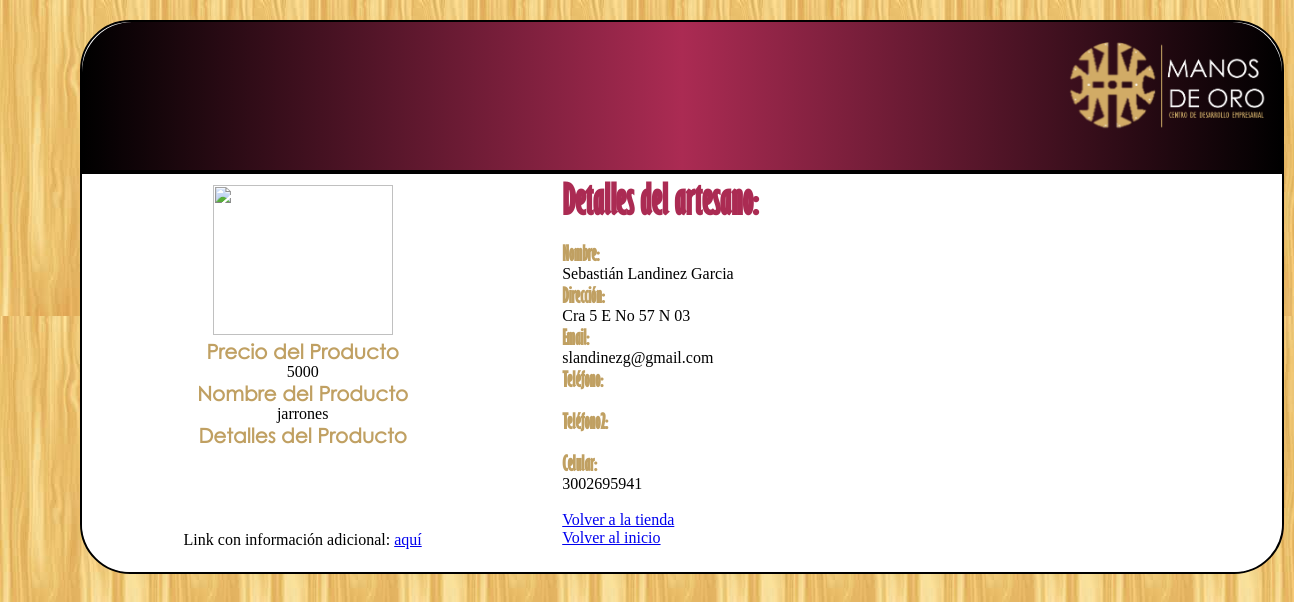
/Interfaces/verDetalles.php?id=54, run on the app's committed database.
### tables this page shows
CREATE TABLE IF NOT EXISTS `producto` (
`idproducto` int(11) NOT NULL,
  `nombproducto` varchar(300) NOT NULL,
  `descripcion` varchar(30) NOT NULL,
  `link` varchar(150) DEFAULT NULL,
  `idartesano` int(11) NOT NULL,
  `aceptado` tinyint(4) NOT NULL,
  `empresa` varchar(150) NOT NULL,
  `nroenvio` varchar(30) NOT NULL,
  `notificado` int(11) NOT NULL,
  `stock` int(11) DEFAULT NULL,
  `ventas` int(11) DEFAULT NULL,
  `formatofoto` int(11) DEFAULT NULL,
  `precio` int(11) NOT NULL DEFAULT '0',
  `mostrar` int(11) NOT NULL,
  `fecha` date NOT NULL,
  `comision` float NOT NULL
);

CREATE TABLE IF NOT EXISTS `artesano` (
`idArtesano` int(11) NOT NULL,
  `TipoDoc` int(11) NOT NULL,
  `NroDoc` varchar(30) NOT NULL,
  `password` varchar(40) NOT NULL,
  `direccion` varchar(200) NOT NULL,
  `telefono` varchar(30) NOT NULL,
  `telefono2` varchar(25) NOT NULL,
  `username` varchar(30) DEFAULT NULL,
  `estado` int(11) NOT NULL,
  `nombre` varchar(200) NOT NULL,
  `celular` varchar(20) NOT NULL,
  `email` varchar(70) NOT NULL,
  `certificacion` tinyint(4) NOT NULL,
  `nivelestudio` int(11) NOT NULL,
  `aprendices` text,
  `cursos` text,
  `formatofoto` int(11) DEFAULT NULL,
  `departamento` varchar(22) NOT NULL,
  `ciudad` varchar(22) NOT NULL
);

### Librerias/Datasource.php (called while the page is built, shortened)
<?php
class Datasource {
        var $dbLink;
       function Datasource($dbHost, $dbName, $dbuser, $dbpasswd) {
                $this->dbLink = mysql_connect ($dbHost, $dbuser, $dbpasswd);
	}
        function execute($sql) {
                $result = mysql_query($sql, $this->dbLink);
                return $result;
        }
        function nextRow ($result) {
                $row = mysql_fetch_array($result);
                return $row;
        }
        function checkErrors($sql) {
                $err=mysql_error();
                $errno=mysql_errno();
                if($errno) {
                        $message = "The following SQL command ".$sql." caused Database error: ".$err.".";
                        print "Unrecowerable error has occurred. All data will be logged.";
                        print "Please contact System Administrator for help! \n";
                        print " ".$message." \n";
                        exit;
                } else {
                        return;
                }
        }
}
?>

### Librerias/ProductoDao.php (called while the page is built, shortened)
<?php
class ProductoDao {
    function createValueObject() {
          return new Producto();
    }
    function getObject($conn, $idproducto) {
          $valueObject = $this->createValueObject();
          $valueObject->setIdproducto($idproducto);
          $this->load($conn, $valueObject);
          return $valueObject;
    }
    function load($conn, $valueObject) {
          $sql = "SELECT * FROM producto WHERE (idproducto = ".$valueObject->getIdproducto().") ";
          if ($this->singleQuery($conn, $sql, $valueObject))
               return true;
          else
               return false;
    }
    function singleQuery($conn, $sql, $valueObject) {
          $result = $conn->execute($sql);
          if ($row = $conn->nextRow($result)) {
                   $valueObject->setIdproducto($row[0]);
                   $valueObject->setNombproducto($row[1]);
                   $valueObject->setDescripcion($row[2]);
                   $valueObject->setLink($row[3]);
                   $valueObject->setIdartesano($row[4]);
                   $valueObject->setAceptado($row[5]);
                   $valueObject->setEmpresa($row[6]);
                   $valueObject->setNroenvio($row[7]);
                   $valueObject->setNotificado($row[8]);
                   $valueObject->setStock($row[9]);
                   $valueObject->setVentas($row[10]);
                   $valueObject->setFormatofoto($row[11]);
                   $valueObject->setPrecio($row[12]);
                   $valueObject->setMostrar($row[13]);
                   $valueObject->setFecha($row[14]);
                   $valueObject->setComision($row[15]);
          } else {
               return false;
          }
          return true;
    }
}
?>

### Librerias/Producto.php (called while the page is built, shortened)
<?php
class Producto {
    var $idproducto;
    var $nombproducto;
    var $descripcion;
    var $link;
    var $idartesano;
    var $formatofoto;
    var $precio;
    function getIdproducto() {
          return $this->idproducto;
    }
    function setIdproducto($idproductoIn) {
          $this->idproducto = $idproductoIn;
    }
    function getNombproducto() {
          return $this->nombproducto;
    }
    function setNombproducto($nombproducto) {
          $this->nombproducto = $nombproducto;
    }
    function getDescripcion() {
          return $this->descripcion;
    }
    function setDescripcion($descripcionIn) {
          $this->descripcion = $descripcionIn;
    }
    function getLink() {
          return $this->link;
    }
    function setLink($linkIn) {
          $this->link = $linkIn;
    }
    function getIdartesano() {
          return $this->idartesano;
    }
    function setIdartesano($idartesanoIn) {
          $this->idartesano = $idartesanoIn;
    }
    function getFormatofoto() {
          return $this->formatofoto;
    }
    function setFormatofoto($formatofotoIn) {
          $this->formatofoto = $formatofotoIn;
    }
    function getPrecio() {
          return $this->precio;
    }
    function setPrecio($precioIn) {
          $this->precio = $precioIn;
    }
}
?>

### Librerias/ArtesanoDao.php (called while the page is built, shortened)
<?php
class ArtesanoDao
{
    function createValueObject() {
          return new Artesano();
    }
    function getObject($conn, $idArtesano) {
          $valueObject = $this->createValueObject();
          $valueObject->setIdArtesano($idArtesano);
          $this->load($conn, $valueObject);
          return $valueObject;
    }
    function load($conn, $valueObject) {
          $sql = "SELECT * FROM artesano WHERE (idArtesano = ".$valueObject->getIdArtesano().") ";
          if ($this->singleQuery($conn, $sql, $valueObject))
               return true;
          else
               return false;
    }
    function singleQuery($conn, $sql, $valueObject) {
          $result = $conn->execute($sql);
          if ($row = $conn->nextRow($result)) {
                   $valueObject->setIdArtesano($row[0]);
                   $valueObject->setTipoDoc($row[1]);
                   $valueObject->setNroDoc($row[2]);
                   $valueObject->setPassword($row[3]);
                   $valueObject->setDireccion($row[4]);
                   $valueObject->setTelefono($row[5]);
                   $valueObject->setTelefono2($row[6]);
                   $valueObject->setUsername($row[7]);
                   $valueObject->setEstado($row[8]);
                   $valueObject->setNombre($row[9]);
                   $valueObject->setCelular($row[10]);
                   $valueObject->setEmail($row[11]);
                   $valueObject->setCertificacion($row[12]);
                   $valueObject->setNivelestudio($row[13]);
                   $valueObject->setAprendices($row[14]);
                   $valueObject->setCursos($row[15]);
                   $valueObject->setFormatofoto($row[16]);
                   $valueObject->setDepartamento($row[17]);
                   $valueObject->setCiudad($row[18]);
          } else {
               return false;
          }
          return true;
    }
}
?>

### Librerias/Artesano.php (called while the page is built, shortened)
<?php
class Artesano {
    var $idArtesano;
    var $direccion;
    var $nombre;
    var $celular;
    var $email;
    function getIdArtesano() {
          return $this->idArtesano;
    }
    function setIdArtesano($idArtesanoIn) {
          $this->idArtesano = $idArtesanoIn;
    }
    function getDireccion() {
          return $this->direccion;
    }
    function setDireccion($direccionIn) {
          $this->direccion = $direccionIn;
    }
    function getNombre() {
          return $this->nombre;
    }
    function setNombre($nombreIn) {
          $this->nombre = $nombreIn;
    }
    function getCelular() {
          return $this->celular;
    }
    function setCelular($celularIn) {
          $this->celular = $celularIn;
    }
    function getEmail() {
          return $this->email;
    }
    function setEmail($emailIn) {
          $this->email = $emailIn;
    }
}
?>

### Interfaces/verDetalles.php (the view, shortened to what this page needs)
<?php
	include_once("../Librerias/Datasource.php");
	include_once("../Librerias/ProductoDao.php");
	include_once("../Librerias/Producto.php");
	include_once("../Librerias/ArtesanoDao.php");
	include_once("../Librerias/Artesano.php");
	$conn=new Datasource($dbhost,$dbName,$dbUser,$dbPassword);
	$pdao=new ProductoDao();
	$adao=new ArtesanoDao();
	$idproducto=$_GET["id"];
	$producto=$pdao->getObject($conn,$idproducto);
	$artesano=$adao->getObject($conn,($producto->getIdartesano()));
	$altofoto=150;
	$anchofoto=180;
?>
<!DOCTYPE html>
<html>
	<head>
		<link rel="stylesheet" href="../css/diseno.css">
	</head>
	<body>
		<div id="contenedor">
			<header>
				<div id="img_fon">
					<img src="../imgs/logo1.png" id="logo_cabecera">
				</div>
			</header>
			<section id="sec5">
			<div style="padding: 10px; float: left; width: 35%; text-align: justify;">
					<center>
<?php
			if($producto->getFormatofoto()==1)
			{
				echo("<img src='../Archivos/fotoProducto".($producto->getIdproducto()).".jpg' width='".$anchofoto."' height='".$altofoto."'>");
			}
			else
			{
				echo("<img src='../Archivos/fotoProducto".($producto->getIdproducto()).".png' width='".$anchofoto."' height='".$altofoto."'");
			}
		?>
		<br><h1 id="titulos_noticias">Precio del Producto</h1> <?php echo($producto->getPrecio());?>
		<h1 id="titulos_noticias">Nombre del Producto</h1> <?php echo($producto->getDescripcion());?><br>
		<h1 id="titulos_noticias">Detalles del Producto</h1> <?php echo(utf8_encode("<textarea readonly style='enabled:false; width:250px; height:80px; resize:none; border:transparent;'>".$producto->getNombproducto()."</textarea>"));?><br>
		<?php
			if(strlen($producto->getLink())!=0)
			{
				echo("Link con información adicional: <a href='".$producto->getLink()."'>aquí</a>");
			}
		?>
					</center>
				</div>
				<div style="float: right; width: 60%;">
						<h1 id="titulos_acerca">Detalles del artesano:</h1><br>
		<H1 ID="titulos_detalle">Nombre:</H1> <?php echo(utf8_encode($artesano->getNombre()));?><br>
		<H1 ID="titulos_detalle">Dirección:</H1> <?php echo($artesano->getDireccion());?><br>
		<H1 ID="titulos_detalle">Email:</H1> <?php echo($artesano->getEmail());?><br>
		<H1 ID="titulos_detalle">Teléfono:</H1> <?php echo($artesano->getTelefono());?><br>
		<H1 ID="titulos_detalle">Teléfono2:</H1> <?php echo($artesano->getTelefono2());?><br>
		<H1 ID="titulos_detalle">Celular:</H1> <?php echo($artesano->getcelular());?><br><br>
		<a href='tiendaVirtual.php'>Volver a la tienda</a><br>
		<a href='index.php'>Volver al inicio</a>
				</div>
			</section>
		</div>
	</body>
</html>

### css/diseno.css (style rules this page uses)
* { margin : 0px; padding : 0px; }
header, nav, section, aside, footer { display : block; -moz-box-sizing: border-box; -webkit-box-sizing: border-box; -ms-box-sizing: border-box; -o-box-sizing: border-box; }
body { padding-left: 80px; padding-right: 80px; background-image: url("../imgs/fondo_madera.jpg"); }
#contenedor { margin: 20px auto auto auto; position: relative; height: auto; width: 1200px; -moz-border-radius: 50px 50px 50px 50px; -webkit-border-radius: 50px 50px 50px 50px; border-style: solid; border-width: 2px; border-color: #000; background: #fff; }
header { height: 150px; background : -moz-linear-gradient(left, #000000,#AB2B53, #000000); background : -webkit-linear-gradient(left, #000000,#AB2B53, #000000); -moz-border-radius: 50px 50px 0px 0px; -webkit-border-radius: 50px 50px 0px 0px; border-style: solid; border-width: 2px; border-color: #000000; border-right: none; border-top: none; border-left: none; }
section { width: auto; height: 505px; background: #ffffff; color: #000000; border-style: solid; border-width: 2px; border-color: #000000; border-left: none; border-bottom: none; border-right: none; padding: 1px; }
#sec5 { background: #ffffff; color: #000000; height: 400px; border-style: solid; border-width: 2px; border-color: #000000; border-left: none; border-bottom: none; border-right: none; padding: 1px; -moz-border-radius: 0px 0px 50px 50px; -webkit-border-radius: 0px 0px 50px 50px; }
#logo_cabecera { height: 90%; width: 19%; float: right; }
#titulos_detalle { font-family:GillSansMTCondensed; color: #C0A062; font-size: 20px; text-decoration: none; }
#img_fon { width: auto; height: auto; padding-top: 20px; padding-left: 80px; }
#titulos_acerca { font-family:GillSansMTCondensed; color: #AB2B53; font-size: 40px; vertical-align:middle; }
#titulos_noticias { font-family:CenturyGothicNormal; color: #C0A062; font-size: 20px; }

### data on the page
producto: precio "5000", descripcion "jarrones"
artesano: nombre "Sebastián Landinez Garcia", direccion "Cra 5 E No 57 N 03", email "slandinezg@gmail.com", celular "3002695941"
